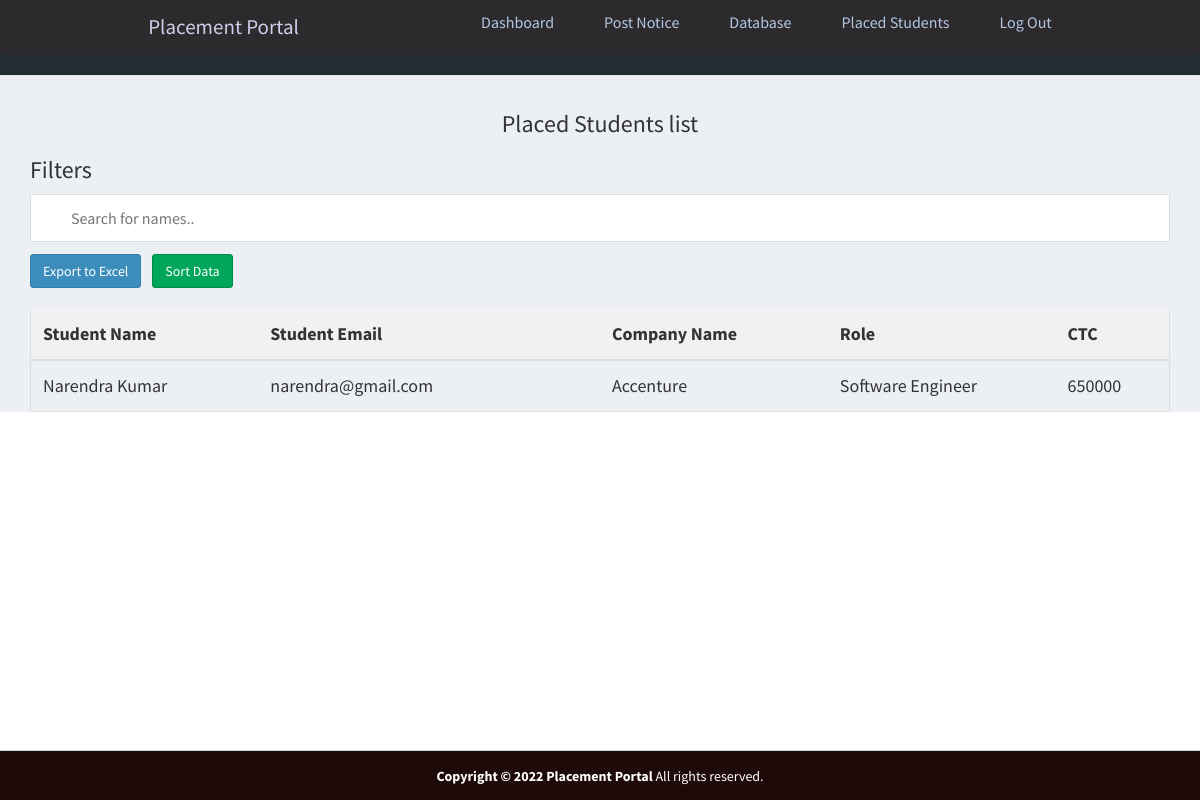
/admin/placed.php (signed in), run on the app's committed database.
### tables this page shows
CREATE TABLE `apply_job_post` (
  `id_apply` int(11) NOT NULL AUTO_INCREMENT,
  `id_jobpost` int(11) NOT NULL,
  `id_company` int(11) NOT NULL,
  `id_user` int(11) NOT NULL,
  `status` int(11) NOT NULL DEFAULT 2,
  PRIMARY KEY (`id_apply`)
);

CREATE TABLE `users` (
  `id_user` int(11) NOT NULL AUTO_INCREMENT,
  `firstname` varchar(255) NOT NULL,
  `lastname` varchar(255) NOT NULL,
  `email` varchar(255) NOT NULL,
  `password` varchar(255) NOT NULL,
  `address` text DEFAULT NULL,
  `city` varchar(255) DEFAULT NULL,
  `state` varchar(255) DEFAULT NULL,
  `contactno` varchar(255) DEFAULT NULL,
  `qualification` varchar(255) DEFAULT NULL,
  `stream` varchar(255) DEFAULT NULL,
  `passingyear` varchar(255) DEFAULT NULL,
  `dob` varchar(255) DEFAULT NULL,
  `age` varchar(255) DEFAULT NULL,
  `designation` varchar(255) DEFAULT NULL,
  `resume` varchar(255) DEFAULT NULL,
  `hash` varchar(255) DEFAULT NULL,
  `active` int(11) NOT NULL DEFAULT 2,
  `aboutme` text DEFAULT NULL,
  `skills` text DEFAULT NULL,
  `hsc` varchar(200) NOT NULL,
  `ssc` int(11) NOT NULL,
  `ug` int(11) NOT NULL,
  `pg` int(11) NOT NULL,
  PRIMARY KEY (`id_user`),
  UNIQUE KEY `email` (`email`)
);

CREATE TABLE `job_post` (
  `id_jobpost` int(11) NOT NULL AUTO_INCREMENT,
  `id_company` int(11) NOT NULL,
  `jobtitle` varchar(255) NOT NULL,
  `description` text NOT NULL,
  `minimumsalary` varchar(255) NOT NULL,
  `maximumsalary` varchar(255) NOT NULL,
  `experience` varchar(255) NOT NULL,
  `qualification` varchar(255) NOT NULL,
  `createdat` timestamp NOT NULL DEFAULT current_timestamp(),
  PRIMARY KEY (`id_jobpost`)
);

### admin/placed.php (the view, shortened to what this page needs)
<?php
require_once("../db.php");
?>
<!DOCTYPE html>
<html>
<head>
    <link rel="stylesheet" href="https://cdnjs.cloudflare.com/ajax/libs/twitter-bootstrap/3.3.7/css/bootstrap.min.css">
    <link rel="stylesheet" href="https://cdnjs.cloudflare.com/ajax/libs/font-awesome/4.7.0/css/font-awesome.min.css">
    <link rel="stylesheet" href="https://cdnjs.cloudflare.com/ajax/libs/ionicons/2.0.1/css/ionicons.min.css">
    <link rel="stylesheet" href="../css/AdminLTE.min.css">
    <link rel="stylesheet" href="../css/_all-skins.min.css">
    <link rel="stylesheet" href="../css/custom.css">
</head>
<body class="hold-transition skin-green sidebar-mini">
    <div class="wrapper">
        <?php
        include 'header.php';
        ?>
        <div class="content-wrapper" style="margin-left: 0px;">
            <section id="candidates" class="content-header">
                <div class="container">
                    <div class="col md-4">
                        <h3 style="text-align: center;">Placed Students list </h3>
                        <h3>Filters</h3>
                        <input type="text" id="myInput" onkeyup="myFunction()" placeholder="Search for names..">
                        <a href="export1.php"><button type="submit1" name='export_excel_btn' class="btn btn-primary">Export to Excel</button></a>
                        <button type="submit1" onclick="sortTable()" name='export_excel_btn' style="margin-left: 8px;" class="btn btn-success">Sort Data</button>
                    </div>
                    <div class="row margin-top-20">
                        <div class="col-md-12">
                            <div class="box-body table-responsive no-padding">
                                <table id="example2" class="table table-hover">
                                    <tr class="header">
                                        <th style="width:20%;">Student Name</th>
                                        <th style="width:30%;">Student Email</th>
                                        <th style="width:20%;">Company Name</th>
                                        <th style="width:20%;">Role</th>
                                        <th style="width:20%;">CTC</th>
                                    </tr>
                                    <tbody>
                                        <?php
                                        $sql = "select * from users inner join apply_job_post INNER JOIN job_post where users.id_user = apply_job_post.id_user AND apply_job_post.id_jobpost = job_post.id_jobpost;;";
                                        $result = $conn->query($sql);
                                        if ($result->num_rows > 0) {
                                            while ($row = $result->fetch_assoc()) {
                                        ?>
                                                <tr>
                                                    <td><?php echo $row['firstname'] . ' ' . $row['lastname']; ?></td>
                                                    <td><?php echo $row['email']; ?></td>
                                                    <td><?php echo $row['jobtitle']; ?></td>
                                                    <td><?php echo $row['experience']; ?></td>
                                                    <td><?php echo $row['minimumsalary']; ?></td>
                                                </tr>
                                        <?php
                                            }
                                        }
                                        ?>
                                    </tbody>
                                </table>
                            </div>
                        </div>
                    </div>
                </div>
        </div>
    </div>
    <footer class="main-footer" style="margin:auto;bottom: 0;
  width: 100%;
  height: 50px; position:absolute; background-color:#1f0a0a; color:white">
        <div class="text-center">
            <strong>Copyright &copy; 2022 Placement Portal</strong> All rights
            reserved.
        </div>
    </footer>
</body>
</html>

### admin/header.php (shortened to what this page needs)
<header class="header">
    <nav class="navbar">
        <a href="#" class="nav-logo">Placement Portal</a>
        <ul class="nav-menu">
            <li class="nav-item">
                <a href="index.php" class="nav-link">Dashboard</a>
            </li>
            <li class="nav-item">
                <a href="postnotice.php" class="nav-link">Post Notice</a>
            </li>
            <li class="nav-item">
                <a href="database.php" class="nav-link">Database</a>
            </li>
            <li class="nav-item">
                <a href="placed.php" class="nav-link">Placed Students</a>
            </li>
            <li class="nav-item">
                <a href="../logout.php" class="nav-link">Log Out</a>
            </li>
        </ul>
    </nav>
</header>

### css/custom.css (style rules this page uses)
.margin-top-20 { margin-top: 20px; }
li { color: aqua; }

### admin/header.php (style rules this page uses)
* { margin: 0; padding: 0; box-sizing: border-box; }
html { font-size: 62.5%; font-family: 'Roboto', sans-serif; }
li { list-style: none; }
a { text-decoration: none; }
.header { border-bottom: 1px solid #E2E8F0; }
.navbar { display: flex; justify-content: space-between; align-items: center; padding: 1rem 1.5rem; background-color: #2d2a2e; }
.nav-menu { display: flex; justify-content: space-between; align-items: center; }
.nav-item { margin-left: 5rem; }
.nav-link { font-size: 1.6rem; font-weight: 400; color: #b3c6e0; }
.nav-logo { font-size: 2.1rem; font-weight: 500; color: #d0cce9; }

### admin/placed.php (style rules this page uses)
#myInput { background-image: url('/css/searchicon.png'); background-position: 10px 12px; background-repeat: no-repeat; width: 100%; font-size: 16px; padding: 12px 20px 12px 40px; border: 1px solid #ddd; margin-bottom: 12px; }
#example2 { border-collapse: collapse; width: 100%; border: 1px solid #ddd; font-size: 18px; }
#example2 th, #example2 td { text-align: left; padding: 12px; }
#example2 tr { border-bottom: 1px solid #ddd; }
#example2 tr.header, #example2 tr:hover { background-color: #f1f1f1; }

### data on the page
apply_job_post: id_user.firstname "Narendra", id_user.lastname "Kumar", id_user.email "narendra@gmail.com", id_jobpost.jobtitle "Accenture", id_jobpost.experience "Software Engineer", id_jobpost.minimumsalary "650000"
